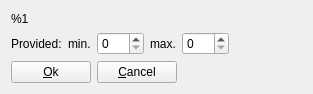
<?xml version="1.0" encoding="UTF-8"?>
<ui version="4.0">
 <class>feature_select_provided</class>
 <widget class="QWidget" name="feature_select_provided">
  <property name="geometry">
   <rect>
    <x>0</x>
    <y>0</y>
    <width>313</width>
    <height>94</height>
   </rect>
  </property>
  <property name="windowTitle">
   <string>Edit provided feature</string>
  </property>
  <property name="windowIcon">
   <iconset resource="../configurator.qrc">
    <normaloff>:/images/chart_organisation.png</normaloff>:/images/chart_organisation.png</iconset>
  </property>
  <property name="action" stdset="0">
   <string>CategoryFeatureEdit feature { id={main.id}; minQuantity {{main.minQuantity}}; maxQuantity {{main.maxQuantity}} }</string>
  </property>
  <property name="answer" stdset="0">
   <string>CategoryFeatureEdit feature { id={?}; minQuantity {{min}}; maxQuantity {{max}} }</string>
  </property>
  <layout class="QGridLayout" name="gridLayout">
   <item row="3" column="0">
    <layout class="QHBoxLayout" name="horizontalLayout">
     <item>
      <widget class="QPushButton" name="select">
       <property name="text">
        <string>&amp;Ok</string>
       </property>
       <property name="form" stdset="0">
        <string notr="true">_CLOSE_</string>
       </property>
       <property name="datasignal:clicked" stdset="0">
        <string>add_feature_provided</string>
       </property>
       <property name="state:enabled" stdset="0">
        <string>{feature.selected}&gt;0</string>
       </property>
      </widget>
     </item>
     <item>
      <widget class="QPushButton" name="cancel">
       <property name="text">
        <string>&amp;Cancel</string>
       </property>
       <property name="form" stdset="0">
        <string notr="true">_CLOSE_</string>
       </property>
      </widget>
     </item>
    </layout>
   </item>
   <item row="1" column="0" colspan="2">
    <layout class="QFormLayout" name="formLayout">
     <item row="0" column="0">
      <widget class="QLabel" name="label">
       <property name="text">
        <string>Provided:</string>
       </property>
       <property name="buddy">
        <cstring>min</cstring>
       </property>
      </widget>
     </item>
     <item row="0" column="1">
      <layout class="QHBoxLayout" name="horizontalLayout_7">
       <item>
        <widget class="QLabel" name="label_min_requires">
         <property name="text">
          <string>min.</string>
         </property>
         <property name="buddy">
          <cstring>min</cstring>
         </property>
        </widget>
       </item>
       <item>
        <widget class="QSpinBox" name="min">
         <property name="maximum">
          <number>999</number>
         </property>
        </widget>
       </item>
       <item>
        <widget class="QLabel" name="label_max_requires">
         <property name="text">
          <string>max.</string>
         </property>
         <property name="buddy">
          <cstring>max</cstring>
         </property>
        </widget>
       </item>
       <item>
        <widget class="QSpinBox" name="max">
         <property name="maximum">
          <number>999</number>
         </property>
        </widget>
       </item>
       <item>
        <spacer name="horizontalSpacer_4">
         <property name="orientation">
          <enum>Qt::Horizontal</enum>
         </property>
         <property name="sizeHint" stdset="0">
          <size>
           <width>40</width>
           <height>20</height>
          </size>
         </property>
        </spacer>
       </item>
      </layout>
     </item>
    </layout>
   </item>
   <item row="0" column="0">
    <widget class="QLabel" name="feature">
     <property name="text">
      <string>%1</string>
     </property>
     <property name="action" stdset="0">
      <string>FeatureRequest feature {id={main.id}}</string>
     </property>
     <property name="answer" stdset="0">
      <string>Feature feature {id={?}; parentID={?}; name{{1}}; description{{?}}; used_categories{{?}}}</string>
     </property>
    </widget>
   </item>
  </layout>
 </widget>
 <tabstops>
  <tabstop>min</tabstop>
  <tabstop>max</tabstop>
  <tabstop>select</tabstop>
  <tabstop>cancel</tabstop>
 </tabstops>
 <resources>
  <include location="../configurator.qrc"/>
 </resources>
 <connections/>
</ui>
